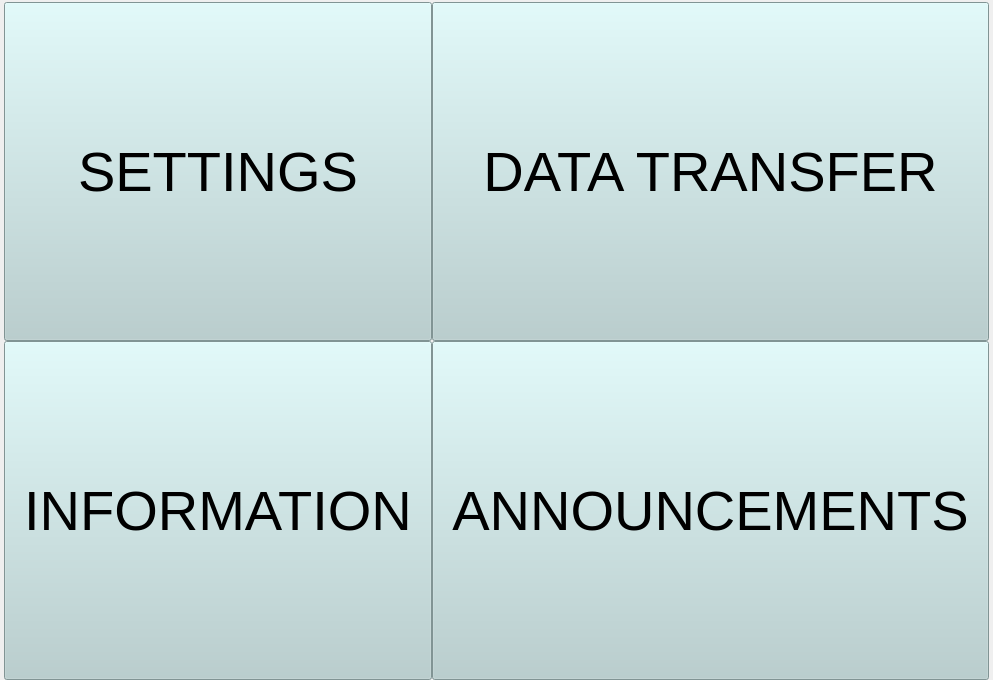
<?xml version="1.0" encoding="UTF-8"?>
<ui version="4.0">
 <class>Home</class>
 <widget class="QWidget" name="Home">
  <property name="windowModality">
   <enum>Qt::NonModal</enum>
  </property>
  <property name="geometry">
   <rect>
    <x>0</x>
    <y>0</y>
    <width>720</width>
    <height>680</height>
   </rect>
  </property>
  <property name="sizePolicy">
   <sizepolicy hsizetype="MinimumExpanding" vsizetype="MinimumExpanding">
    <horstretch>0</horstretch>
    <verstretch>0</verstretch>
   </sizepolicy>
  </property>
  <property name="windowTitle">
   <string>Form</string>
  </property>
  <layout class="QGridLayout" name="gridLayout_2">
   <property name="sizeConstraint">
    <enum>QLayout::SetMinimumSize</enum>
   </property>
   <property name="leftMargin">
    <number>4</number>
   </property>
   <property name="topMargin">
    <number>2</number>
   </property>
   <property name="rightMargin">
    <number>4</number>
   </property>
   <property name="bottomMargin">
    <number>0</number>
   </property>
   <property name="spacing">
    <number>0</number>
   </property>
   <item row="0" column="0">
    <layout class="QGridLayout" name="gridLayout">
     <property name="sizeConstraint">
      <enum>QLayout::SetMinimumSize</enum>
     </property>
     <property name="rightMargin">
      <number>0</number>
     </property>
     <property name="spacing">
      <number>0</number>
     </property>
     <item row="1" column="1">
      <widget class="QToolButton" name="toolButton_2">
       <property name="sizePolicy">
        <sizepolicy hsizetype="MinimumExpanding" vsizetype="MinimumExpanding">
         <horstretch>0</horstretch>
         <verstretch>0</verstretch>
        </sizepolicy>
       </property>
       <property name="font">
        <font>
         <pointsize>42</pointsize>
        </font>
       </property>
       <property name="focusPolicy">
        <enum>Qt::NoFocus</enum>
       </property>
       <property name="styleSheet">
        <string notr="true">QToolButton{ background-color: rgb(180, 207, 207); }QToolButton:pressed{background-color: rgb(100, 100, 100); }
</string>
       </property>
       <property name="text">
        <string>ANNOUNCEMENTS</string>
       </property>
       <property name="icon">
        <iconset resource="images.qrc">
         <normaloff>:/Pictures/images/ann.png</normaloff>:/Pictures/images/ann.png</iconset>
       </property>
       <property name="iconSize">
        <size>
         <width>340</width>
         <height>220</height>
        </size>
       </property>
       <property name="toolButtonStyle">
        <enum>Qt::ToolButtonTextUnderIcon</enum>
       </property>
      </widget>
     </item>
     <item row="0" column="1">
      <widget class="QToolButton" name="toolButton">
       <property name="sizePolicy">
        <sizepolicy hsizetype="MinimumExpanding" vsizetype="MinimumExpanding">
         <horstretch>0</horstretch>
         <verstretch>0</verstretch>
        </sizepolicy>
       </property>
       <property name="font">
        <font>
         <pointsize>42</pointsize>
        </font>
       </property>
       <property name="focusPolicy">
        <enum>Qt::NoFocus</enum>
       </property>
       <property name="layoutDirection">
        <enum>Qt::LeftToRight</enum>
       </property>
       <property name="autoFillBackground">
        <bool>false</bool>
       </property>
       <property name="styleSheet">
        <string notr="true">QToolButton{ background-color: rgb(180, 207, 207); }QToolButton:pressed{background-color: rgb(100, 100, 100); }
</string>
       </property>
       <property name="text">
        <string>DATA TRANSFER</string>
       </property>
       <property name="icon">
        <iconset resource="images.qrc">
         <normaloff>:/Pictures/images/data.png</normaloff>:/Pictures/images/data.png</iconset>
       </property>
       <property name="iconSize">
        <size>
         <width>340</width>
         <height>220</height>
        </size>
       </property>
       <property name="toolButtonStyle">
        <enum>Qt::ToolButtonTextUnderIcon</enum>
       </property>
      </widget>
     </item>
     <item row="0" column="0">
      <widget class="QToolButton" name="toolButton_3">
       <property name="sizePolicy">
        <sizepolicy hsizetype="MinimumExpanding" vsizetype="MinimumExpanding">
         <horstretch>0</horstretch>
         <verstretch>0</verstretch>
        </sizepolicy>
       </property>
       <property name="font">
        <font>
         <pointsize>42</pointsize>
        </font>
       </property>
       <property name="focusPolicy">
        <enum>Qt::NoFocus</enum>
       </property>
       <property name="styleSheet">
        <string notr="true">QToolButton{ background-color: rgb(180, 207, 207); }QToolButton:pressed{background-color: rgb(100, 100, 100); }
</string>
       </property>
       <property name="text">
        <string>SETTINGS</string>
       </property>
       <property name="icon">
        <iconset resource="images.qrc">
         <normaloff>:/Pictures/images/settings.png</normaloff>:/Pictures/images/settings.png</iconset>
       </property>
       <property name="iconSize">
        <size>
         <width>340</width>
         <height>220</height>
        </size>
       </property>
       <property name="toolButtonStyle">
        <enum>Qt::ToolButtonTextUnderIcon</enum>
       </property>
      </widget>
     </item>
     <item row="1" column="0">
      <widget class="QToolButton" name="toolButton_4">
       <property name="sizePolicy">
        <sizepolicy hsizetype="MinimumExpanding" vsizetype="MinimumExpanding">
         <horstretch>0</horstretch>
         <verstretch>0</verstretch>
        </sizepolicy>
       </property>
       <property name="font">
        <font>
         <pointsize>42</pointsize>
        </font>
       </property>
       <property name="focusPolicy">
        <enum>Qt::NoFocus</enum>
       </property>
       <property name="styleSheet">
        <string notr="true">QToolButton{ background-color: rgb(180, 207, 207); }QToolButton:pressed{background-color: rgb(100, 100, 100); }
</string>
       </property>
       <property name="text">
        <string>INFORMATION</string>
       </property>
       <property name="icon">
        <iconset resource="images.qrc">
         <normaloff>:/Pictures/images/info.png</normaloff>:/Pictures/images/info.png</iconset>
       </property>
       <property name="iconSize">
        <size>
         <width>340</width>
         <height>220</height>
        </size>
       </property>
       <property name="toolButtonStyle">
        <enum>Qt::ToolButtonTextUnderIcon</enum>
       </property>
      </widget>
     </item>
    </layout>
   </item>
  </layout>
 </widget>
 <resources>
  <include location="images.qrc"/>
 </resources>
 <connections/>
</ui>
